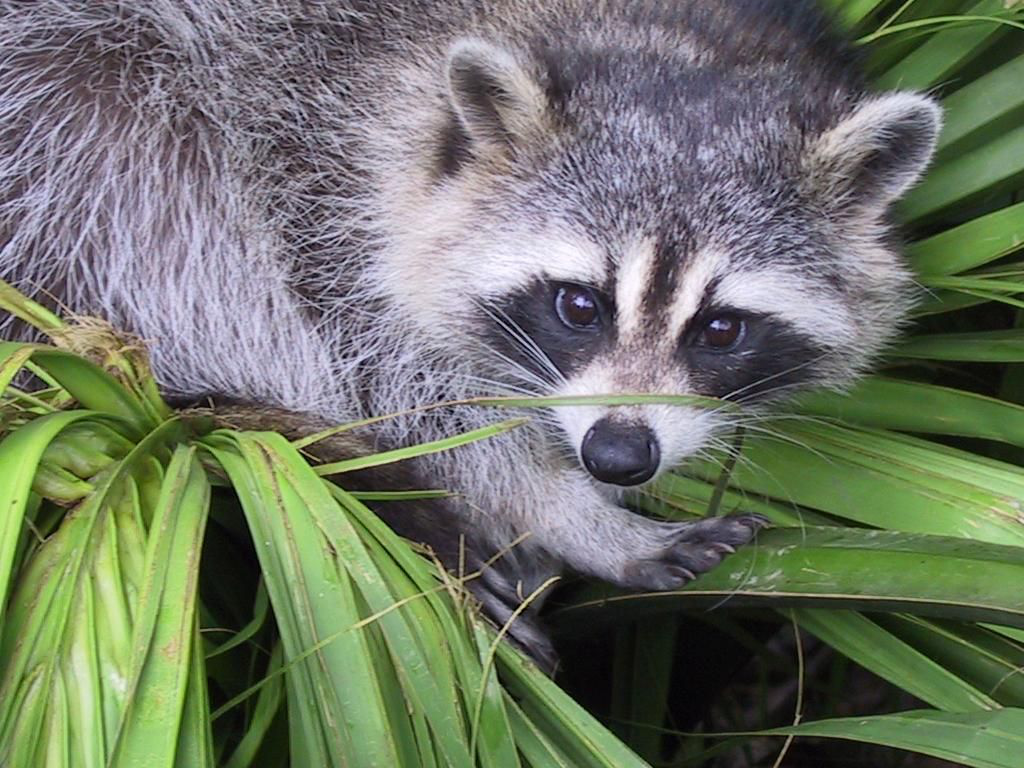
#> input picture Sprint 3/Homothéties/racoon.png, 1024 x 768 px
$ python 'Homothéties_Inès.py'
#> lines starting #> are read from the running program, lines starting #| are printed output that depends on the picture
"Homothétie de centre A(512,384) et de rapport 1/sqrt(2)"
import numpy as np
import matplotlib.pyplot as plt

racoon = plt.imread('racoon.png','PNG')
#> racoon is the input picture: shape (768, 1024, 3) float32; mean R, G, B 0.434, 0.462, 0.401

racoonbis = racoon.copy() * 0
#> racoonbis: shape (768, 1024, 3) float32; every value is 0
I = np.arange(768)
J = np.arange(1024)
for ibiscus in I:
    for jbiscus in J:
        xbiscus = jbiscus
        ybiscus = 768 - 1 - ibiscus
        mat = np.array([[2.0/np.sqrt(2),0], [0, 2.0/np.sqrt(2)]]).dot(np.array([[xbiscus],[ybiscus]])) - np.array([[212],[158]])
        i = int(767 - mat[1])
        j = int(mat[0])
        if (i > 0 and j > 0 and i <= 767 and j<= 1023):
            racoonbis[ibiscus,jbiscus] = racoon[i,j]
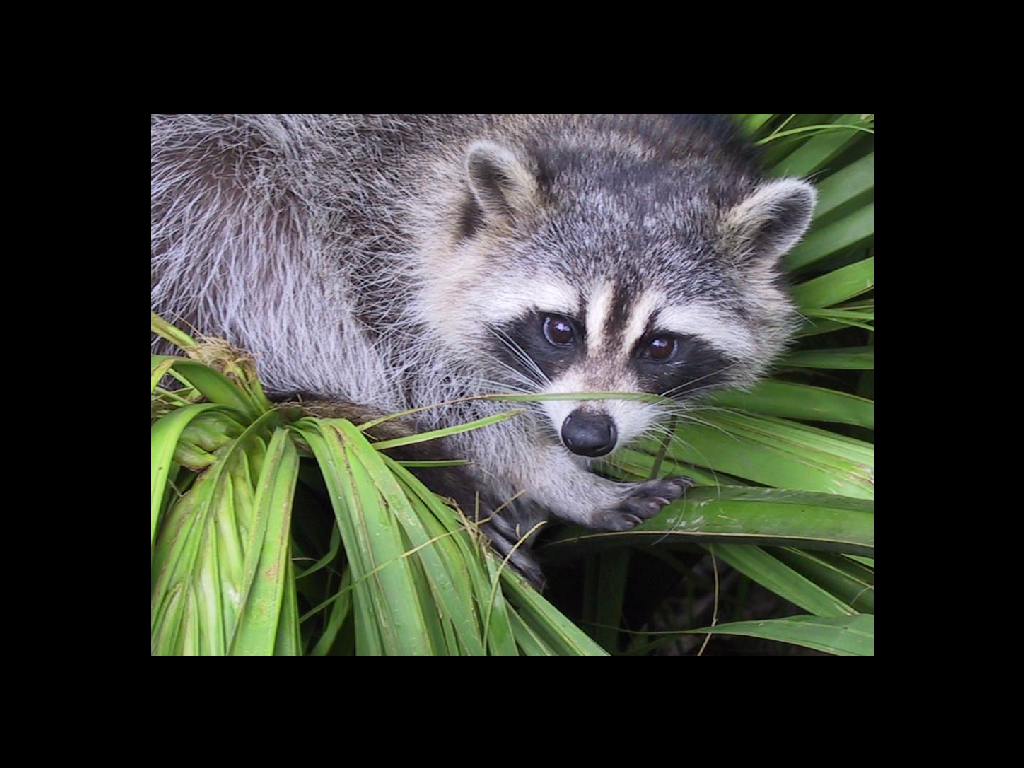
#> racoonbis: shape (768, 1024, 3) float32; mean R, G, B 0.216, 0.23, 0.2

plt.imshow(racoonbis)
plt.imsave("racoonHomothetie.png", racoonbis)
